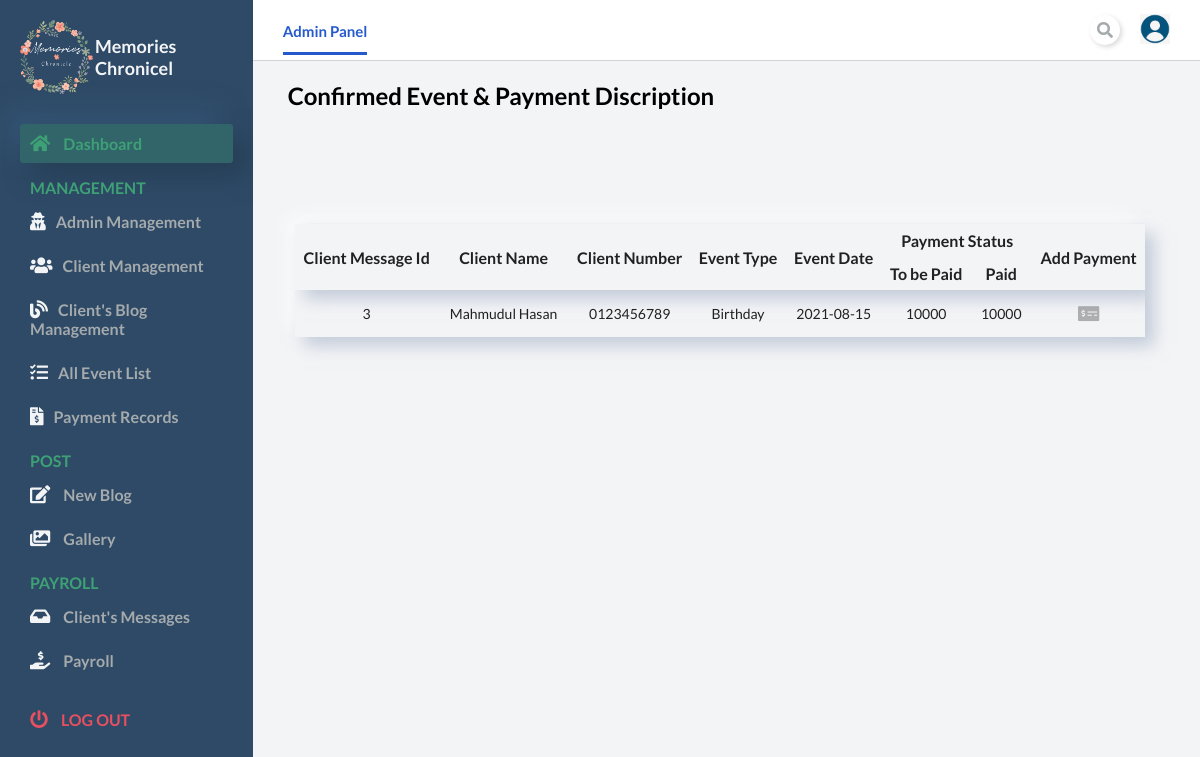
Screenshot of /admin/payroll.php with the database file from the repository.
### tables this page shows
CREATE TABLE `events` (
  `id` int(11) NOT NULL,
  `c_msg_id` int(11) NOT NULL,
  `c_number` varchar(255) NOT NULL,
  `c_name` varchar(255) NOT NULL,
  `c_email` varchar(255) NOT NULL,
  `event_type` varchar(255) NOT NULL,
  `event_date` varchar(255) NOT NULL,
  `to_be_paid` int(11) NOT NULL,
  `paid` int(11) NOT NULL,
  `e_confirmed_by` varchar(255) NOT NULL,
  `role` varchar(255) NOT NULL,
  `confirm_date` varchar(255) NOT NULL,
  `payment_status` int(11) NOT NULL DEFAULT 1
);

### admin/payroll.php (the view, shortened to what this page needs)
<?php
  include "./includes/connection.php";
?>
<!DOCTYPE html>
<html lang="en">
  <head>
    <link
      rel="stylesheet"
      href="https://cdnjs.cloudflare.com/ajax/libs/font-awesome/5.15.2/css/all.min.css"
    />
    <link rel="stylesheet" href="./css/styles.css" />
    <link rel="stylesheet" href="./css/admin-manage.css" />
  </head>
  <body id="body">
    <div class="container">
    <?php
        include "./navbar.php";
      ?>
      <main>
        <div class="main__container">
          <h2>Confirmed Event & Payment Discription </h2>
          <div class="table" style="top:35%; left:60%;">
            <table class="neumorphic" style="width:850px;">
              <thead>
                <tr>
                  <th rowspan = "2">Client Message Id</th>
                  <th rowspan = "2">Client Name</th>
                  <th rowspan = "2">Client Number</th>
                  <th rowspan = "2">Event Type</th>
                  <th rowspan = "2">Event Date</th>
                  <th colspan = "2">Payment Status</th>
                  <th rowspan = "2">Add Payment</th>
                </tr>
                <tr>
                    <th>To be Paid</th>
                    <th>Paid</th>
                </tr>
              </thead>
              <tbody>
                <?php
                  $sql = "SELECT * FROM events";
                  $result = $conn->query($sql);
                  if($result !== false && $result->num_rows > 0){
                    while($row = $result->fetch_assoc()){
                      ?>
                      <tr>
                        <td><?php echo $row['c_msg_id'] ?></td>
                        <td><?php echo $row['c_name'] ?></td>
                        <td><?php echo $row['c_number'] ?></td>
                        <td><?php echo $row['event_type'] ?></td>
                        <td><?php echo $row['event_date'] ?></td>
                        <td><?php echo $row['to_be_paid'] ?></td>
                        <td><?php echo $row['paid'] ?></td>
                        <td><?php if($row['payment_status'] == 1 ){
                            echo "<span > <a href='./includes/add-payment.php?id=".$row['id']."'><button type='button'><i class='fas fa-money-check-alt'></i></button></a> </span>";
                        }else if($row['payment_status'] == 2 ){
                            echo "<button type='button' disabled><i class='fas fa-money-check-alt'></i></button>";
                        }?>
                        </td>
                      </tr>
                    <?php
                    }
                  }
                  else{
                    echo "<tr><td colspan='6' style= 'color: crimson;'><center>No post Added yet </center></td></tr>";
                  }
                ?>
              </tbody>
            </table>
          </div>
        </div>
      </main>
      <?php
        include "./sidebar.php";
      ?>
    </div>
  </body>
</html>

### admin/css/styles.css (style rules this page uses)
* { margin: 0; padding: 0; }
body { box-sizing: border-box; font-family: 'Lato', sans-serif; }
.container { display: grid; height: 100vh; grid-template-columns: 0.8fr 1fr 1fr 1fr; grid-template-rows: 0.2fr 3fr; grid-template-areas: 'sidebar nav nav nav' 'sidebar main main main'; }
main { background: #f3f4f6; grid-area: main; overflow-y: auto; }
.main__container { padding: 20px 35px; }

### admin/css/admin-manage.css (style rules this page uses)
.table { position: absolute; top: 30%; left: 50%; transform: translate(-50%, -50%); cursor: pointer; }
table.neumorphic { width: 600px; border-spacing: 0; color: #212121; text-align: center; overflow: hidden; box-shadow: 9px 9px 16px rgba(163, 177, 198, 0.6), -9px -9px 16px rgba(255, 255, 255, 0.6); }
table.neumorphic thead { box-shadow: 9px 9px 16px rgba(163, 177, 198, 0.6); }
table.neumorphic th { padding: 7px; }
table.neumorphic > tbody > tr > td { padding: 10px; font-size: 14px; position: relative; }
table.neumorphic tr td:first-child::before { content: ''; position: absolute; padding: 7px; top: 0; left: -5000px; width: 10000px; height: 100%; z-index: -10; }
.table button { border: none; background: transparent; }
.table i.fas { padding: 5px; font-size: 17px; }

### rows the page displays
events: c_msg "3", c_name "Mahmudul Hasan", c_number "0123456789", event_type "Birthday", event_date "2021-08-15", to_be_paid "10000", paid "10000", payment_status 2 (drawn)
